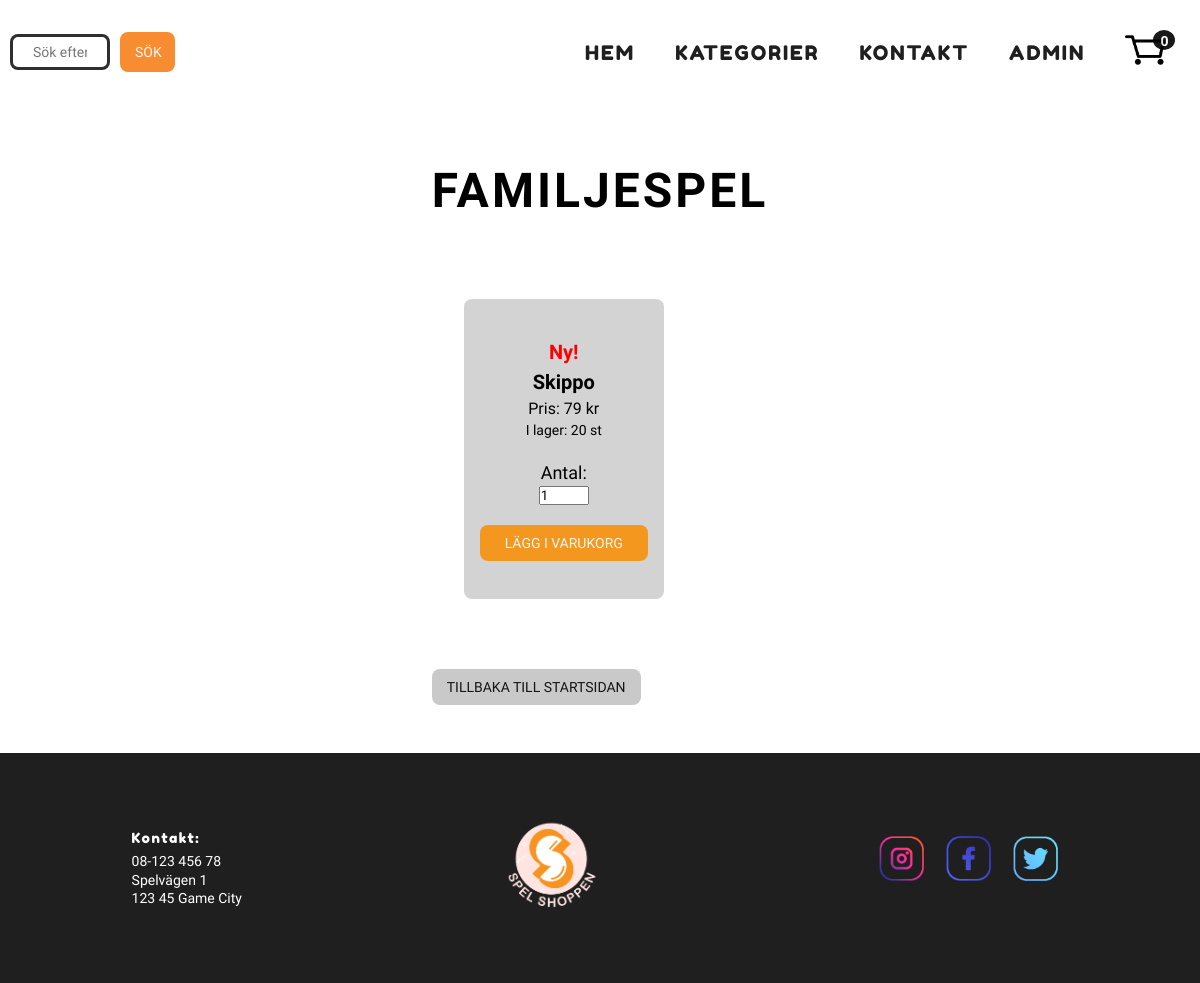
The page /categorypage/categorypage.php?id=1 on the database its author committed.
### tables this page shows
CREATE TABLE `webshop_categories` (
  `categoryid` int(11) NOT NULL,
  `category` varchar(100) NOT NULL,
  `image` varchar(200) NOT NULL
);

CREATE TABLE `webshop_products` (
  `productid` int(11) NOT NULL,
  `categoryid` int(11) NOT NULL,
  `title` varchar(500) NOT NULL,
  `description` varchar(1000) NOT NULL,
  `price` decimal(10,0) NOT NULL,
  `quantity` int(11) NOT NULL,
  `productimg` varchar(1000) NOT NULL,
  `date` datetime NOT NULL DEFAULT current_timestamp()
);

### categorypage/categorypage.php (the view, shortened to what this page needs)
<?php
require_once '../second_header_extern.php';
require_once '../config/db.php';
if ($_SERVER['REQUEST_METHOD'] === 'GET') {
  $currentCategory = htmlspecialchars($_GET['id']);
}
$stmt = $db->prepare("SELECT * FROM webshop_products WHERE categoryid = $currentCategory");
$stmt->execute();
$statement = $db->prepare("SELECT `categoryid`, `category`
FROM `webshop_categories` WHERE categoryid = $currentCategory");
$statement->execute();
while ($rowCategory = $statement->fetch(PDO::FETCH_ASSOC)){
$category = htmlspecialchars($rowCategory['category']);
}
?>
<section>
  <h1 class="category_name"><?php echo $category ?></h1>
  <br>
  <br>
  <div class="product_container">
    <?php
    while ($row = $stmt->fetch(PDO::FETCH_ASSOC)) :
      $title = htmlspecialchars($row['title']);
      $price = htmlspecialchars($row['price']);
      $productid = htmlspecialchars($row['productid']);
      $quantity = htmlspecialchars($row['quantity']);
      $date = htmlspecialchars($row['date']);
      $productimg = unserialize($row['productimg']);
      $percentage = 0.9;
      $outletPrice = ceil($price * $percentage);
      $savings = $price - $outletPrice;
        $any_items = "I lager: " . $quantity . " st";
      if(!empty($productimg)){
        foreach ($productimg as $key => $value) {
                if($key == 0) {
                  $imgbackground = $value;
                }
            }
      }else if (empty($productimg)) {
        $imgbackground = "";
      }
            $now = date("yy-m-d");
            $dateNow=date_create($now);
            $dateProd=date_create($date);
            $diff=date_diff($dateProd,$dateNow);
            $diffDays = $diff->format('%R%a days');
            if($diffDays < 7){
                    if ($quantity == "0") {
                      echo "";
                  } else {
                    echo
                    "<div class='product_card' style=background-image:url('../images/$imgbackground');>
                          <h3 class='product_price-new'>Ny!</h3>
                          <a href= '../product/product_info.php? id=$productid'
                          class='product_title'>$title</a>
                          <span class='product_price'>Pris: $price kr</span>
                          <p class='any-items'>$any_items</p>
                          <p style='display:none'>$price</p>
                          <p style='display:none;'>$quantity</p>
                          <p style='display:none'>$productid</p>
                          <label for='cartQty'>Antal:</label>
                          <input type='number' id='cartQty' name='cartQty' class='cartQty' min='1' max='$quantity' value='1'>
                     <button class='cart-btn product_card-btn'>Lägg i varukorg</button>";
                  }
                echo "</div>";
            }else if($diffDays > 60){
                    if ($quantity == "0") {
                     echo "";
                  }else{
                    echo
              "<div class='product_card' style=background-image:url('../images/$imgbackground');>
                    <p class='product_price-outlet'>Pris: $outletPrice kr</p>
                    <a href= '../product/product_info.php? id=$productid'
                    class='product_title'>$title</a>
                    <p class='product_price-old'>Normalpris: $price kr</p>
                    <p class='product_price-savings'>Du sparar: $savings kr! (-10%) </p>
                    <p class='any-items'>$any_items</p>
                    <p style='display:none;'>$price</p>
                    <p style='display:none;'>$outletPrice</p>
                    <p style='display:none;'>$quantity</p>
                    <p style='display:none'>$productid</p>
                    <label for='cartQty'>Antal:</label>
                    <input type='number' id='cartQty' name='cartQty' class='cartQty' min='1' max='$quantity' value='1'>
                     <button class='cart-btn product_card-btn'>Lägg i varukorg</button>";
                  }
                echo "</div>";
            }
    endwhile;
    ?>
  <br>
  <br>
  <button class="btn-back"><a href="../index.php">Tillbaka till startsidan</a></button>
</section>
<?php require_once '../footer.php'; ?>

### styles/main.css (style rules this page uses)
* { -webkit-box-sizing: border-box; box-sizing: border-box; margin: 0; padding: 0; font-family: "Kulim Park", sans-serif; }
body { background: white; width: 100%; min-width: 200px; }
h1 { margin: 10px 0; font-size: 24px; }
@media (min-width: 500px) { h1 { font-size: 28px; } }
p { line-height: 1.3; font-size: 11px; }
@media (min-width: 500px) { p { font-size: 14px; } }
button { padding: 10px 15px; font-size: 14px; border: none; border-radius: 8px; background-color: #f3971e; -webkit-transition: all 0.5s ease; transition: all 0.5s ease; text-transform: uppercase; color: whitesmoke; }
a { text-decoration: none; color: #151515; cursor: pointer; }
label { font-size: 16px; margin-top: 20px; }
@media (min-width: 500px) { label { font-size: 18px; } }
.product_card { display: -webkit-box; display: -ms-flexbox; display: flex; -webkit-box-orient: vertical; -webkit-box-direction: normal; -ms-flex-direction: column; flex-direction: column; -webkit-box-pack: center; -ms-flex-pack: center; justify-content: center; -ms-flex-line-pack: justify; align-content: space-between; text-align: center; line-height: 1.5; height: 300px; width: 200px; border-radius: 8px; margin: 2em; padding: 1em; background-color: lightgrey; background-repeat: no-repeat; background-size: cover; background-position: center; }
.product_title { text-decoration: none; color: black; font-weight: bold; font-size: 20px; }
.product_card-btn { position: relative; margin-top: 20px; }
.category_name { text-align: center; text-transform: uppercase; letter-spacing: 2px; }
@media (min-width: 600px) { .category_name { font-size: 48px; letter-spacing: 3px; } }
.btn-back { background-color: #cac9c9; }
.cartQty { width: 50px; -ms-flex-item-align: center; -ms-grid-row-align: center; align-self: center; border: 1; }
body { height: 100%; }
.product_price-new { font-size: 20px; font-weight: bold; color: red; }

### rows shown on the page
webshop_categories: category "FAMILJESPEL"
webshop_products: title "Skippo", price "79", quantity "I lager: 20 st"
